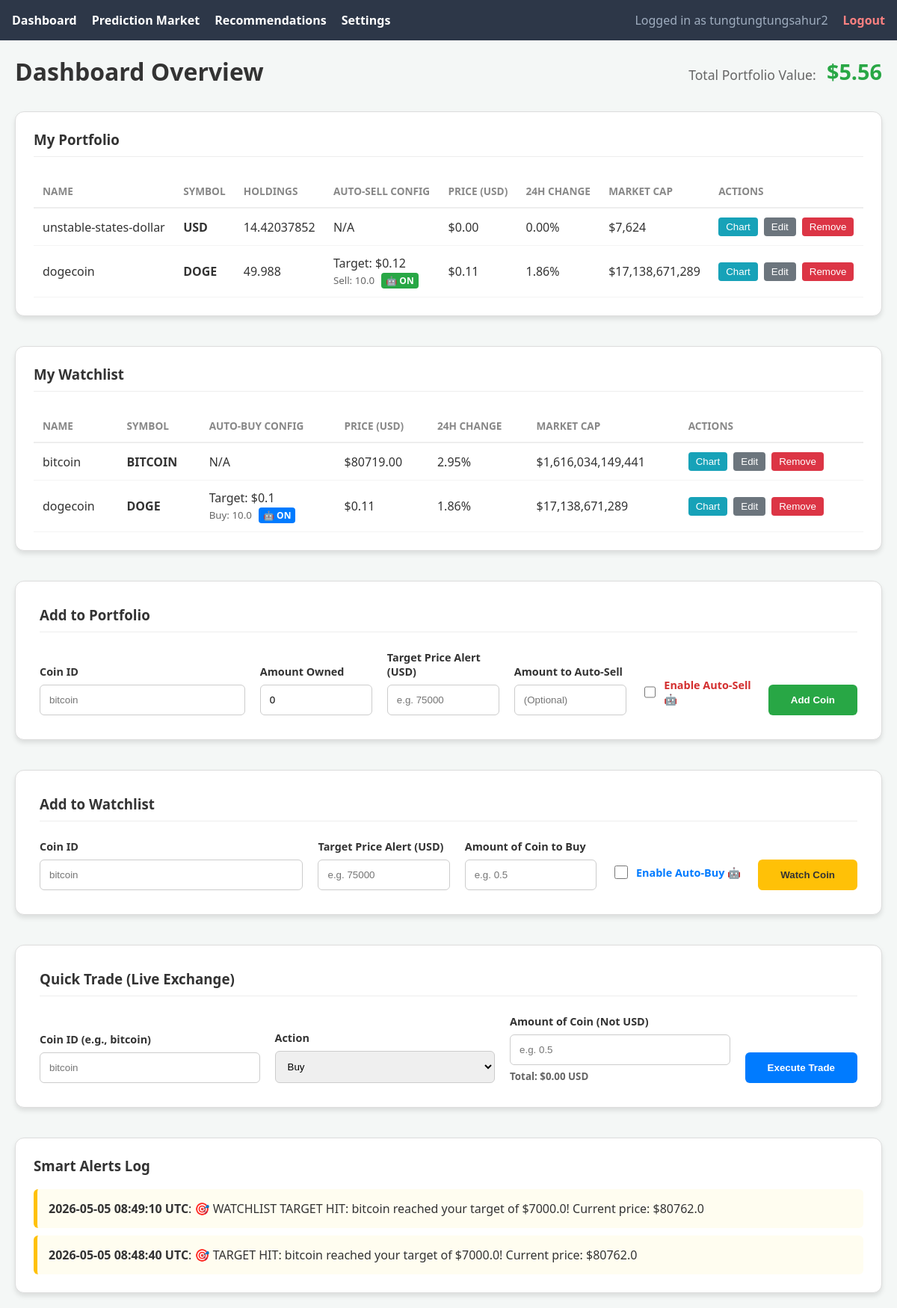
/ (signed in), run on an earlier commit of the app's database.
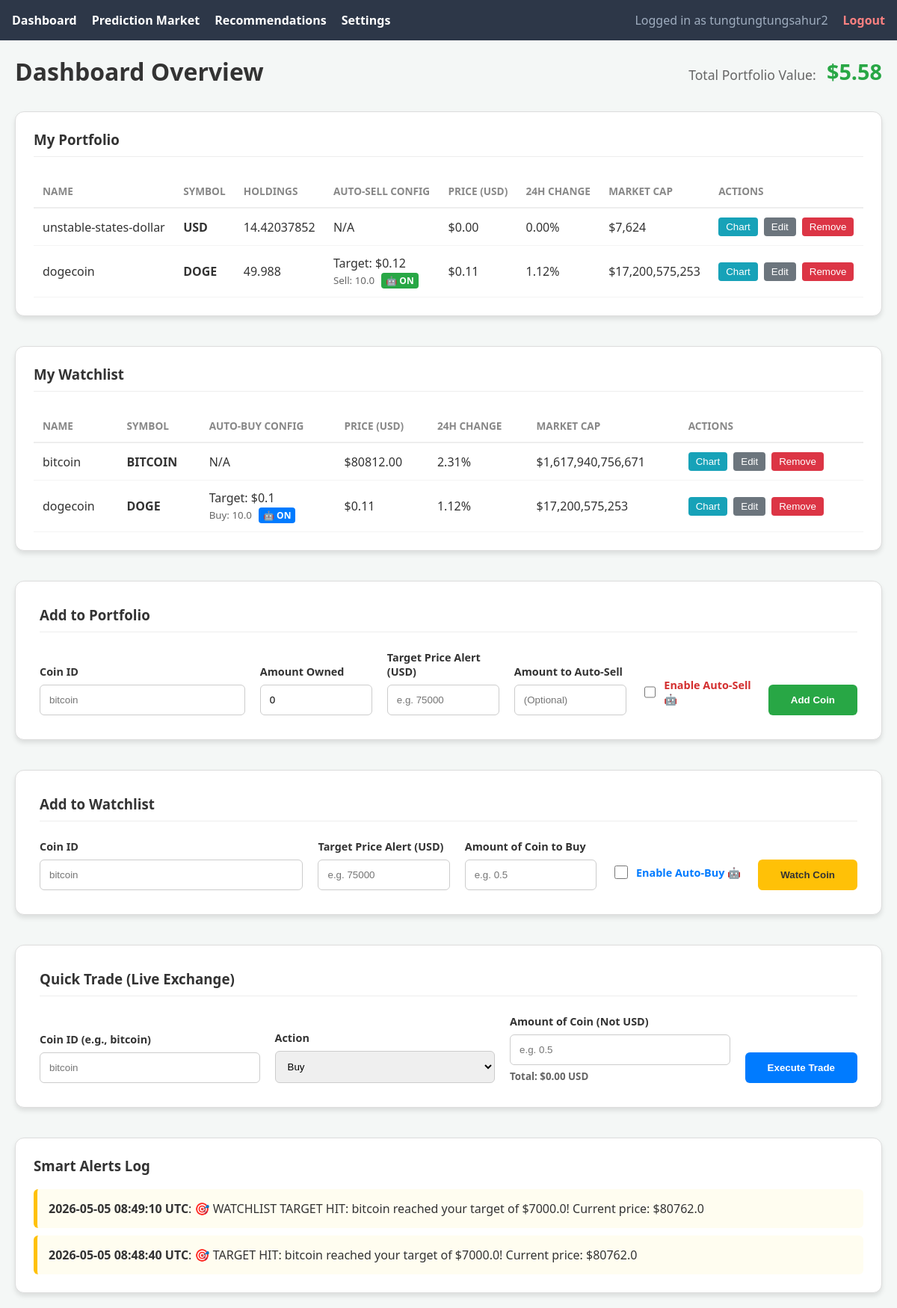
And on a later commit of the database.
### models.py (models this page shows, shortened)
class Crypto(db.Model):
    __table_args__ = {'extend_existing': True}
    id = db.Column(db.Integer, primary_key=True)
    name = db.Column(db.String(50), nullable=False)
    symbol = db.Column(db.String(10), nullable=False, unique=True)
    price = db.Column(db.Float, nullable=True)
    change_24h = db.Column(db.Float, nullable=True)
    market_cap = db.Column(db.Float, nullable=True)
    last_updated = db.Column(db.DateTime, default=lambda: datetime.now(timezone.utc))

### routes.py (the view, shortened to what this page needs)
@app.route('/', endpoint='portfolio_index')
def portfolio_index_view(): # Renamed function to be unique
    config = Settings.query.first()
    if not config:
        config = Settings()
        db.session.add(config)
        db.session.commit()
    curr_data = get_currency_data(config.currency)
    currency_symbol = curr_data['symbol']
    rate = curr_data['rate']
    recommendations = get_market_recommendations()
    user_id = session['user_id']
    current_user = User.query.get(user_id)
    portfolio_items = PortfolioItem.query.filter_by(user_id=user_id).all()
    watchlist_items = WatchlistItem.query.filter_by(user_id=user_id).all()
    alerts = []
    alerts_file = os.path.join(os.path.dirname(os.path.abspath(__file__)), f'alerts_{user_id}.json')
    if os.path.exists(alerts_file):
        with open(alerts_file, 'r') as f:
            try:
                alerts = json.load(f)
            except json.JSONDecodeError:
                pass
    return render_template('index.html',
                           current_user=current_user,
                           portfolio_items=portfolio_items,
                           watchlist_items=watchlist_items,
                           alerts=alerts,
                           recommendations=recommendations,
                           settings=config,
                           currency_symbol=currency_symbol,
                           conversion_rate=rate)

### routes.py (called while the page is built)
def get_market_recommendations():
    return [
        {
            'name': 'Bitcoin', 'symbol': 'BTC', 'verdict': 'Strong Buy',
            'sentiment_score': 92, 'reason': 'High institutional adoption and positive ETF inflows.'
        },
        {
            'name': 'Ethereum', 'symbol': 'ETH', 'verdict': 'Buy',
            'sentiment_score': 85, 'reason': 'Upcoming network upgrades and strong DeFi ecosystem.'
        },
        {
            'name': 'Solana', 'symbol': 'SOL', 'verdict': 'Hold',
            'sentiment_score': 65, 'reason': 'High throughput but recent network congestion concerns.'
        }
    ]

def get_currency_data(currency_code):
    rates = {
        'USD': {'symbol': '$', 'rate': 1.0},
        'EUR': {'symbol': '€', 'rate': 0.85},
        'GBP': {'symbol': '£', 'rate': 0.74}
    }
    return rates.get(currency_code, {'symbol': '$', 'rate': 1.0})

### Templates/index.html (shortened to what the changed rows need)
{% extends 'base.html' %}
{% block content %}
    <div style="display: flex; justify-content: space-between; align-items: center; margin-bottom: 2rem;">
        <div style="display: flex; align-items: center; gap: 15px;">
            <h1 style="margin: 0; color: #333;">Dashboard Overview</h1>
        </div>
        {% set total_value = namespace(value=0) %}
        {% set counts = namespace(portfolio=0, watchlist=0) %}
        {% for item in portfolio_items %}
            {% if item.amount_owned and item.amount_owned > 0 %}
                {% set counts.portfolio = counts.portfolio + 1 %}
                {% if item.crypto.price %}
                    {% set total_value.value = total_value.value + (item.crypto.price * item.amount_owned) %}
                {% endif %}
            {% else %}
                {% set counts.watchlist = counts.watchlist + 1 %}
            {% endif %}
        {% endfor %}
        <div style="text-align: right;">
            <span style="font-size: 1.1rem; color: #666;">Total Portfolio Value:</span>
            <span id="total-portfolio-value" style="font-size: 1.8rem; font-weight: bold; color: #28a745; margin-left: 10px;">
                {{ currency_symbol }}{{ "%.2f"|format(total_value.value * conversion_rate) }}
            </span>
        </div>
    </div>
    <div style="background: white; padding: 1.5rem; border-radius: 12px; box-shadow: 0 4px 6px rgba(0,0,0,0.1); margin-bottom: 2.5rem; overflow-x: auto;">
        {% if counts.portfolio > 0 %}
            <table style="width: 100%; border-collapse: collapse; text-align: left;">
                <thead>
                    <tr style="border-bottom: 2px solid #eee; color: #888; text-transform: uppercase; font-size: 0.85rem;">
                        <th style="padding: 12px;">Name</th>
                        <th style="padding: 12px;">Symbol</th>
                        <th style="padding: 12px;">Holdings</th>
                        <th style="padding: 12px;">Auto-Sell Config</th>
                        <th style="padding: 12px;">Price ({{ settings.currency }})</th>
                        <th style="padding: 12px;">24h Change</th>
                        <th style="padding: 12px;">Market Cap</th>
                        <th style="padding: 12px;">Actions</th>
                    </tr>
                </thead>
                <tbody id="portfolio-table-body">
                    {% for item in portfolio_items %}
                        {% if item.amount_owned and item.amount_owned > 0 %}
                        <tr style="border-bottom: 1px solid #f4f4f4;">
                            <td style="padding: 12px;">{{ item.crypto.name }}</td>
                            <td style="padding: 12px;"><strong>{{ item.crypto.symbol }}</strong></td>
                            <td style="padding: 12px;">{{ item.amount_owned }}</td>
                            <td style="padding: 12px;">
                                {% if item.target_price %}
                                    Target: {{ currency_symbol }}{{ item.target_price }}<br>
                                    <small style="color: #666;">Sell: {{ item.trade_amount if item.trade_amount and item.trade_amount > 0 else 'All' }}</small>
                                    {% if item.auto_trade_enabled %}
                                        <span title="Auto-Sell Enabled" style="font-size: 0.75rem; background-color: #28a745; color: white; padding: 2px 6px; border-radius: 4px; margin-left: 5px; font-weight: bold;">🤖 ON</span>
                                    {% endif %}
                                {% else %}
                                    N/A
                                {% endif %}
                            </td>
                            <td style="padding: 12px;" id="price-{{ item.id }}">
                                {{ currency_symbol }}{{ "%.2f"|format(item.crypto.price * conversion_rate) if item.crypto.price else 'N/A' }}
                            </td>
                            <td style="padding: 12px;" id="change-{{ item.id }}" {% if item.crypto.change_24h and item.crypto.change_24h > 0 %}style="color: green;"{% elif item.crypto.change_24h and item.crypto.change_24h < 0 %}style="color: red;"{% endif %}>
                                {{ "%.2f"|format(item.crypto.change_24h) if item.crypto.change_24h else '0.00' }}%
                            </td>
                            <td style="padding: 12px;" id="mcap-{{ item.id }}">
                                {{ currency_symbol }}{{ "{:,.0f}".format(item.crypto.market_cap * conversion_rate) if item.crypto.market_cap else 'N/A' }}
                            </td>
                            <td style="padding: 12px;">
                                <div style="display: flex; gap: 0.5rem;">
                                    <button type="button" onclick="openChartModal('{{ item.crypto.name|lower }}', '{{ item.crypto.symbol }}')"
                                            style="background-color: #17a2b8; color: white; border: none; padding: 5px 10px; border-radius: 4px; cursor: pointer;">Chart</button>
                                    <button type="button" onclick="openEditPortfolioModal({{ item.id }}, '{{ item.target_price }}', '{{ item.trade_amount }}', '{{ item.auto_trade_enabled }}')"
                                            style="background-color: #6c757d; color: white; border: none; padding: 5px 10px; border-radius: 4px; cursor: pointer;">Edit</button>
                                    <form method="POST" action="{{ url_for('delete_portfolio_item', item_id=item.id) }}" style="margin: 0;">
                                        <button type="submit" style="background-color: #dc3545; color: white; border: none; padding: 5px 10px; border-radius: 4px; cursor: pointer;">Remove</button>
                                    </form>
                                </div>
                            </td>
                        </tr>
                        {% endif %}
                    {% endfor %}
                </tbody>
            </table>
        {% else %}
            <p style="text-align: center; color: #666; padding: 2rem;">No cryptocurrencies are currently being tracked.</p>
        {% endif %}
    </div>
    <div style="background: white; padding: 1.5rem; border-radius: 12px; box-shadow: 0 4px 6px rgba(0,0,0,0.1); margin-bottom: 2.5rem; overflow-x: auto;">
        {% if watchlist_items|length > 0 %}
            <table style="width: 100%; border-collapse: collapse; text-align: left;">
                <thead>
                    <tr style="border-bottom: 2px solid #eee; color: #888; text-transform: uppercase; font-size: 0.85rem;">
                        <th style="padding: 12px;">Name</th>
                        <th style="padding: 12px;">Symbol</th>
                        <th style="padding: 12px;">Auto-Buy Config</th>
                        <th style="padding: 12px;">Price ({{ settings.currency }})</th>
                        <th style="padding: 12px;">24h Change</th>
                        <th style="padding: 12px;">Market Cap</th>
                        <th style="padding: 12px;">Actions</th>
                    </tr>
                </thead>
                <tbody id="watchlist-table-body">
                    {% for item in watchlist_items %}
                        <tr style="border-bottom: 1px solid #f4f4f4;">
                            <td style="padding: 12px;">{{ item.crypto.name }}</td>
                            <td style="padding: 12px;"><strong>{{ item.crypto.symbol }}</strong></td>
                            <td style="padding: 12px;">
                                {% if item.target_price %}
                                    Target: {{ currency_symbol }}{{ item.target_price }}<br>
                                    <small style="color: #666;">Buy: {{ item.trade_amount if item.trade_amount else '0' }}</small>
                                    {% if item.auto_trade_enabled %}
                                        <span title="Auto-Buy Enabled" style="font-size: 0.75rem; background-color: #007bff; color: white; padding: 2px 6px; border-radius: 4px; margin-left: 5px; font-weight: bold;">🤖 ON</span>
                                    {% endif %}
                                {% else %}
                                    N/A
                                {% endif %}
                            </td>
                            <td style="padding: 12px;" id="wl-price-{{ item.id }}">
                                {{ currency_symbol }}{{ "%.2f"|format(item.crypto.price * conversion_rate) if item.crypto.price else 'N/A' }}
                            </td>
                            <td style="padding: 12px;" id="wl-change-{{ item.id }}" {% if item.crypto.change_24h and item.crypto.change_24h > 0 %}style="color: green;"{% elif item.crypto.change_24h and item.crypto.change_24h < 0 %}style="color: red;"{% endif %}>
                                {{ "%.2f"|format(item.crypto.change_24h) if item.crypto.change_24h else '0.00' }}%
                            </td>
                            <td style="padding: 12px;" id="wl-mcap-{{ item.id }}">
                                {{ currency_symbol }}{{ "{:,.0f}".format(item.crypto.market_cap * conversion_rate) if item.crypto.market_cap else 'N/A' }}
                            </td>
                            <td style="padding: 12px;">
                                <div style="display: flex; gap: 0.5rem;">
                                    <button type="button" onclick="openChartModal('{{ item.crypto.name|lower }}', '{{ item.crypto.symbol }}')"
                                            style="background-color: #17a2b8; color: white; border: none; padding: 5px 10px; border-radius: 4px; cursor: pointer;">Chart</button>
                                    <button type="button" onclick="openEditWatchlistModal({{ item.id }}, '{{ item.target_price }}', '{{ item.trade_amount }}', '{{ item.auto_trade_enabled }}')"
                                            style="background-color: #6c757d; color: white; border: none; padding: 5px 10px; border-radius: 4px; cursor: pointer;">Edit</button>
                                    <form method="POST" action="{{ url_for('delete_watchlist_item', item_id=item.id) }}" style="margin: 0;">
                                        <button type="submit" style="background-color: #dc3545; color: white; border: none; padding: 5px 10px; border-radius: 4px; cursor: pointer;">Remove</button>
                                    </form>
                                </div>
                            </td>
                        </tr>
                    {% endfor %}
                </tbody>
            </table>
        {% else %}
            <p style="text-align: center; color: #666; padding: 2rem;">Your watchlist is currently empty.</p>
        {% endif %}
    </div>
{% endblock %}

What changed in the data, as far as the page shows it:
changed Crypto (number 2 of 3 on the later page): change_24h "1.86" → "1.12"; market_cap "17,138,671,289" → "17,200,575,253"
changed Crypto (number 3 of 3 on the later page): price "80719.00" → "80812.00"; change_24h "2.95" → "2.31"; market_cap "1,616,034,149,441" → "1,617,940,756,671"
Also different on the page:
{{ "%.2f"|format(total_value.value * conversion_rate) }}: "5.56" → "5.58"
